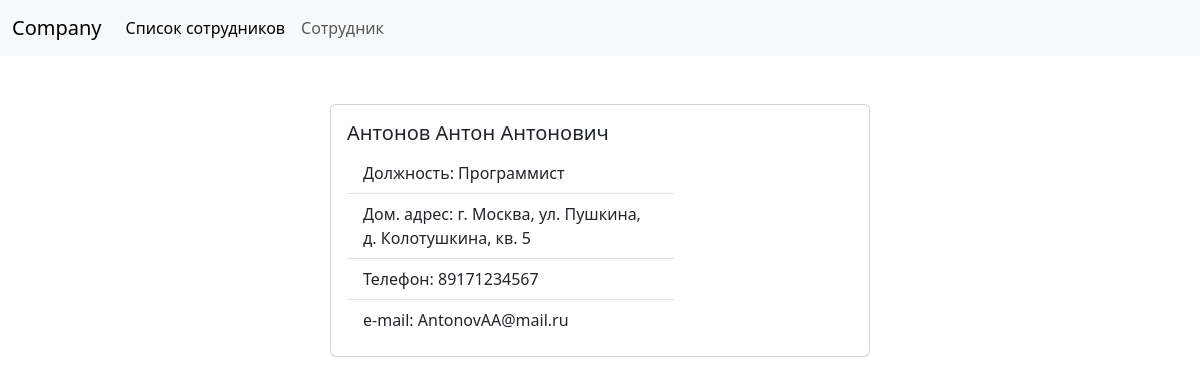
The page /employee/?id=1 on the database its author committed.
### core/models.py (models this page shows, shortened)
class Employee(models.Model):
    last_name = models.CharField(max_length=50)
    first_name = models.CharField(max_length=50)
    patronym = models.CharField(max_length=50)
    address = models.CharField(max_length=255)
    phone = models.CharField(max_length=11)
    email = models.EmailField()
    post = models.ForeignKey('Post', on_delete=models.SET_NULL, null=True)

class Post(models.Model):
    name = models.CharField(max_length=50)
    duties = models.TextField()
    def __str__(self):
        return self.name

### core/views.py (the view)
# urls.py: path('employee/', emp),
def emp(request):
    emp = Employee.objects.get(id=request.GET.get('id'))
    post = Post.objects.get(id=emp.post.id)
    return render(request, 'core/employee.html', context={'title': 'Сотрудник', 'emp': emp, 'post': post})

### core/templates/core/employee.html
{% extends 'core/base.html' %}
{% block content %}
<div class="card mb-3 mt-5 mx-auto" style="max-width: 540px;">
    <div class="row g-0">
        <div class="col-md-8">
            <div class="card-body">
                <h5 class="card-title">{{ emp.last_name }} {{ emp.first_name }} {{ emp.patronym }}</h5>
                <ul class="list-group list-group-flush">
                    <li class="list-group-item">
                        <span>Должность: </span>
                        <span>{{ post }}</span>
                    </li>
                    <li class="list-group-item">
                        <span>Дом. адрес: </span>
                        <span>{{ emp.address }}</span>
                    </li>
                    <li class="list-group-item">
                        <span>Телефон: </span>
                        <span>{{ emp.phone }}</span>
                    </li>
                    <li class="list-group-item">
                        <span>e-mail: </span>
                        <span>{{ emp.email }}</span>
                    </li>
                </ul>
            </div>
        </div>
    </div>
</div>
{% endblock content %}

### rows shown on the page
Employee: last_name "Антонов", first_name "Антон", patronym "Антонович", address "г. Москва, ул. Пушкина, д. Колотушкина, кв. 5", phone "89171234567", email "AntonovAA@mail.ru"
Post: name "Программист"
